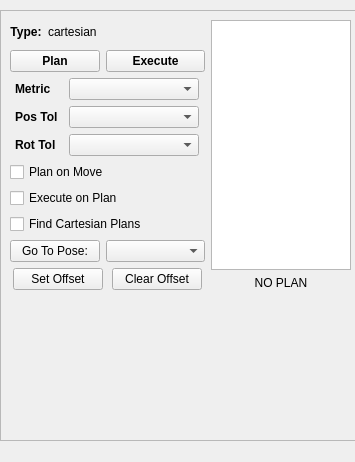
<?xml version="1.0" encoding="UTF-8"?>
<ui version="4.0">
 <class>GroupControls</class>
 <widget class="QWidget" name="GroupControls">
  <property name="geometry">
   <rect>
    <x>0</x>
    <y>0</y>
    <width>355</width>
    <height>462</height>
   </rect>
  </property>
  <property name="sizePolicy">
   <sizepolicy hsizetype="Fixed" vsizetype="Fixed">
    <horstretch>0</horstretch>
    <verstretch>0</verstretch>
   </sizepolicy>
  </property>
  <property name="windowTitle">
   <string>Form</string>
  </property>
  <widget class="QFrame" name="frame">
   <property name="geometry">
    <rect>
     <x>0</x>
     <y>10</y>
     <width>361</width>
     <height>431</height>
    </rect>
   </property>
   <property name="sizePolicy">
    <sizepolicy hsizetype="Fixed" vsizetype="Preferred">
     <horstretch>0</horstretch>
     <verstretch>0</verstretch>
    </sizepolicy>
   </property>
   <property name="minimumSize">
    <size>
     <width>225</width>
     <height>0</height>
    </size>
   </property>
   <property name="maximumSize">
    <size>
     <width>400</width>
     <height>16777215</height>
    </size>
   </property>
   <property name="frameShape">
    <enum>QFrame::StyledPanel</enum>
   </property>
   <property name="frameShadow">
    <enum>QFrame::Raised</enum>
   </property>
   <layout class="QGridLayout" name="gridLayout">
    <item row="0" column="0">
     <layout class="QVBoxLayout" name="verticalLayout_4">
      <item>
       <layout class="QHBoxLayout" name="horizontalLayout_4">
        <item>
         <widget class="QLabel" name="label_4">
          <property name="maximumSize">
           <size>
            <width>16777215</width>
            <height>30</height>
           </size>
          </property>
          <property name="font">
           <font>
            <weight>75</weight>
            <bold>true</bold>
           </font>
          </property>
          <property name="text">
           <string>Type:</string>
          </property>
          <property name="alignment">
           <set>Qt::AlignCenter</set>
          </property>
         </widget>
        </item>
        <item>
         <widget class="QLabel" name="type_label">
          <property name="minimumSize">
           <size>
            <width>100</width>
            <height>0</height>
           </size>
          </property>
          <property name="maximumSize">
           <size>
            <width>16777215</width>
            <height>30</height>
           </size>
          </property>
          <property name="text">
           <string>cartesian</string>
          </property>
          <property name="alignment">
           <set>Qt::AlignLeading|Qt::AlignLeft|Qt::AlignVCenter</set>
          </property>
         </widget>
        </item>
        <item>
         <spacer name="horizontalSpacer">
          <property name="orientation">
           <enum>Qt::Horizontal</enum>
          </property>
          <property name="sizeHint" stdset="0">
           <size>
            <width>40</width>
            <height>20</height>
           </size>
          </property>
         </spacer>
        </item>
       </layout>
      </item>
      <item>
       <layout class="QHBoxLayout" name="horizontalLayout_2">
        <item>
         <widget class="QPushButton" name="plan_button">
          <property name="maximumSize">
           <size>
            <width>90</width>
            <height>16777215</height>
           </size>
          </property>
          <property name="font">
           <font>
            <weight>75</weight>
            <bold>true</bold>
           </font>
          </property>
          <property name="text">
           <string>Plan</string>
          </property>
         </widget>
        </item>
        <item>
         <widget class="QPushButton" name="execute_button">
          <property name="sizePolicy">
           <sizepolicy hsizetype="Fixed" vsizetype="Fixed">
            <horstretch>0</horstretch>
            <verstretch>0</verstretch>
           </sizepolicy>
          </property>
          <property name="maximumSize">
           <size>
            <width>100</width>
            <height>16777215</height>
           </size>
          </property>
          <property name="font">
           <font>
            <weight>75</weight>
            <bold>true</bold>
           </font>
          </property>
          <property name="text">
           <string>Execute</string>
          </property>
         </widget>
        </item>
       </layout>
      </item>
      <item>
       <layout class="QVBoxLayout" name="verticalLayout_2">
        <item>
         <layout class="QHBoxLayout" name="horizontalLayout"/>
        </item>
        <item>
         <layout class="QGridLayout" name="gridLayout_2">
          <item row="0" column="1">
           <widget class="QComboBox" name="conditioning_metric">
            <property name="minimumSize">
             <size>
              <width>125</width>
              <height>0</height>
             </size>
            </property>
            <property name="maximumSize">
             <size>
              <width>130</width>
              <height>16777215</height>
             </size>
            </property>
           </widget>
          </item>
          <item row="0" column="0">
           <widget class="QLabel" name="label_2">
            <property name="sizePolicy">
             <sizepolicy hsizetype="Fixed" vsizetype="Preferred">
              <horstretch>0</horstretch>
              <verstretch>0</verstretch>
             </sizepolicy>
            </property>
            <property name="font">
             <font>
              <weight>75</weight>
              <bold>true</bold>
             </font>
            </property>
            <property name="text">
             <string>Metric</string>
            </property>
           </widget>
          </item>
          <item row="2" column="1">
           <widget class="QComboBox" name="rot_tol">
            <property name="minimumSize">
             <size>
              <width>125</width>
              <height>0</height>
             </size>
            </property>
            <property name="maximumSize">
             <size>
              <width>130</width>
              <height>16777215</height>
             </size>
            </property>
           </widget>
          </item>
          <item row="1" column="0">
           <widget class="QLabel" name="label_5">
            <property name="sizePolicy">
             <sizepolicy hsizetype="Fixed" vsizetype="Preferred">
              <horstretch>0</horstretch>
              <verstretch>0</verstretch>
             </sizepolicy>
            </property>
            <property name="font">
             <font>
              <weight>75</weight>
              <bold>true</bold>
             </font>
            </property>
            <property name="text">
             <string>Pos Tol</string>
            </property>
           </widget>
          </item>
          <item row="1" column="1">
           <widget class="QComboBox" name="pos_tol">
            <property name="minimumSize">
             <size>
              <width>125</width>
              <height>0</height>
             </size>
            </property>
            <property name="maximumSize">
             <size>
              <width>130</width>
              <height>16777215</height>
             </size>
            </property>
           </widget>
          </item>
          <item row="2" column="0">
           <widget class="QLabel" name="label_3">
            <property name="sizePolicy">
             <sizepolicy hsizetype="Fixed" vsizetype="Preferred">
              <horstretch>0</horstretch>
              <verstretch>0</verstretch>
             </sizepolicy>
            </property>
            <property name="font">
             <font>
              <weight>75</weight>
              <bold>true</bold>
             </font>
            </property>
            <property name="text">
             <string>Rot Tol</string>
            </property>
           </widget>
          </item>
         </layout>
        </item>
        <item>
         <layout class="QGridLayout" name="gridLayout_3"/>
        </item>
       </layout>
      </item>
      <item>
       <layout class="QVBoxLayout" name="verticalLayout">
        <item>
         <widget class="QCheckBox" name="plan_on_move">
          <property name="text">
           <string>Plan on Move</string>
          </property>
          <property name="checkable">
           <bool>true</bool>
          </property>
         </widget>
        </item>
        <item>
         <widget class="QCheckBox" name="execute_on_plan">
          <property name="text">
           <string>Execute on Plan</string>
          </property>
         </widget>
        </item>
        <item>
         <widget class="QCheckBox" name="use_cartesian_planning">
          <property name="text">
           <string>Find Cartesian Plans</string>
          </property>
         </widget>
        </item>
       </layout>
      </item>
      <item>
       <layout class="QHBoxLayout" name="horizontalLayout_3">
        <item>
         <widget class="QPushButton" name="go_to_stored_pose_button">
          <property name="sizePolicy">
           <sizepolicy hsizetype="Maximum" vsizetype="Fixed">
            <horstretch>0</horstretch>
            <verstretch>0</verstretch>
           </sizepolicy>
          </property>
          <property name="maximumSize">
           <size>
            <width>90</width>
            <height>16777215</height>
           </size>
          </property>
          <property name="text">
           <string>Go To Pose:</string>
          </property>
         </widget>
        </item>
        <item>
         <widget class="QComboBox" name="stored_pose_list">
          <property name="sizePolicy">
           <sizepolicy hsizetype="Fixed" vsizetype="Fixed">
            <horstretch>0</horstretch>
            <verstretch>0</verstretch>
           </sizepolicy>
          </property>
          <property name="maximumSize">
           <size>
            <width>125</width>
            <height>16777215</height>
           </size>
          </property>
         </widget>
        </item>
       </layout>
      </item>
      <item>
       <layout class="QHBoxLayout" name="horizontalLayout_4">
        <item>
         <widget class="QPushButton" name="set_tool_offset_button">
          <property name="sizePolicy">
           <sizepolicy hsizetype="Maximum" vsizetype="Fixed">
            <horstretch>0</horstretch>
            <verstretch>0</verstretch>
           </sizepolicy>
          </property>
          <property name="maximumSize">
           <size>
            <width>90</width>
            <height>16777215</height>
           </size>
          </property>
          <property name="text">
           <string>Set Offset</string>
          </property>
         </widget>
        </item>
        <item>
         <widget class="QPushButton" name="clear_tool_offset_button">
          <property name="sizePolicy">
           <sizepolicy hsizetype="Maximum" vsizetype="Fixed">
            <horstretch>0</horstretch>
            <verstretch>0</verstretch>
           </sizepolicy>
          </property>
          <property name="maximumSize">
           <size>
            <width>90</width>
            <height>16777215</height>
           </size>
          </property>
          <property name="text">
           <string>Clear Offset</string>
          </property>
         </widget>
        </item>
       </layout>
      </item>
     </layout>
    </item>
    <item row="0" column="1">
     <layout class="QVBoxLayout" name="verticalLayout_3">
      <item>
       <widget class="QListWidget" name="joint_list">
        <property name="sizePolicy">
         <sizepolicy hsizetype="Fixed" vsizetype="Fixed">
          <horstretch>0</horstretch>
          <verstretch>0</verstretch>
         </sizepolicy>
        </property>
        <property name="minimumSize">
         <size>
          <width>0</width>
          <height>250</height>
         </size>
        </property>
        <property name="maximumSize">
         <size>
          <width>140</width>
          <height>375</height>
         </size>
        </property>
       </widget>
      </item>
      <item>
       <widget class="QLabel" name="plan_label">
        <property name="sizePolicy">
         <sizepolicy hsizetype="Fixed" vsizetype="Preferred">
          <horstretch>0</horstretch>
          <verstretch>0</verstretch>
         </sizepolicy>
        </property>
        <property name="maximumSize">
         <size>
          <width>150</width>
          <height>16777215</height>
         </size>
        </property>
        <property name="text">
         <string>NO PLAN</string>
        </property>
        <property name="alignment">
         <set>Qt::AlignCenter</set>
        </property>
       </widget>
      </item>
     </layout>
    </item>
    <item row="1" column="0" colspan="2">
     <spacer name="verticalSpacer">
      <property name="orientation">
       <enum>Qt::Vertical</enum>
      </property>
      <property name="sizeHint" stdset="0">
       <size>
        <width>20</width>
        <height>40</height>
       </size>
      </property>
     </spacer>
    </item>
   </layout>
  </widget>
 </widget>
 <resources/>
 <connections/>
</ui>
